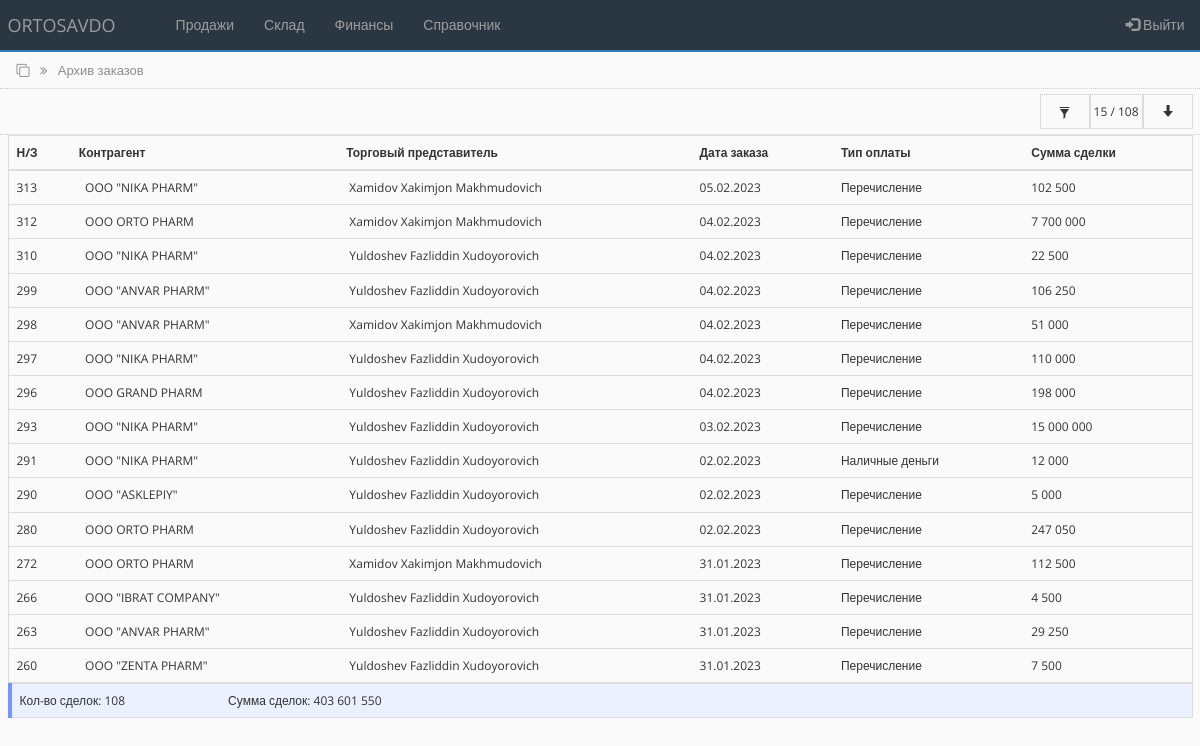
Screenshot of /archive_order.php (signed in) with the database file from the repository.
### tables this page shows
CREATE TABLE `main_ord_tbl` (
  `id` int(100) NOT NULL,
  `contractor` varchar(250) NOT NULL,
  `sale_agent` varchar(250) NOT NULL,
  `ord_date` date NOT NULL,
  `payment_type` varchar(250) NOT NULL,
  `transaction_amount` int(100) NOT NULL,
  `order_status` int(100) NOT NULL DEFAULT '0'
);

CREATE TABLE `counterparties_tbl` (
  `id` int(255) NOT NULL,
  `name` varchar(250) NOT NULL,
  `alternative_name` varchar(250) NOT NULL,
  `inn` varchar(255) NOT NULL,
  `nds` varchar(255) NOT NULL,
  `raschetny_schet` varchar(255) NOT NULL,
  `mfo` varchar(100) NOT NULL,
  `address` varchar(250) NOT NULL,
  `contact` varchar(250) NOT NULL,
  `director` varchar(250) NOT NULL,
  `accountant` varchar(250) NOT NULL
);

CREATE TABLE `users_tbl` (
  `id` int(100) NOT NULL,
  `name` varchar(255) NOT NULL,
  `surname` varchar(255) NOT NULL,
  `fathername` varchar(255) NOT NULL,
  `login` varchar(255) NOT NULL,
  `pass` varchar(255) NOT NULL,
  `role` varchar(255) NOT NULL,
  `status` varchar(255) NOT NULL
);

### bot_lib.php (called while the page is built, shortened)
<?php
function get_user($connect, $user_id){
	$query = "SELECT * FROM users_tbl WHERE id='$user_id'";
	$result = mysqli_query($connect, $query);
	$user = mysqli_fetch_assoc($result);
	return $user;
}
function get_contractor($connect, $contractor_id){
	$query = "SELECT * FROM counterparties_tbl WHERE id='$contractor_id'";
	$result = mysqli_query($connect, $query);
	$contractor = mysqli_fetch_assoc($result);
	return $contractor;
}
?>

### archive_order.php (the view, shortened to what this page needs)
<?php
include('settings.php');
include('bot_lib.php');
$limit = 15;
if (isset($_POST['id_contractor']) AND isset($_POST['from_date']) AND isset($_POST['to_date'])) {
    $id_cont = $_POST['id_contractor'];
    $fr_date = $_POST['from_date'];
    $to_date = $_POST['to_date'];
    $bg_sts = '#ebf0ff';
    $display_sts = 'none';
    $display_sts_filer_on = 'true';
     $query = "SELECT * FROM main_ord_tbl WHERE contractor = '$id_cont' AND order_status='1' AND ord_date >= '$fr_date' AND ord_date <= '$to_date' ORDER BY id DESC";
     $all_debt_query = "SELECT sum(transaction_amount) as all_debt, count(id) as allcount FROM main_ord_tbl WHERE contractor = '$id_cont' AND order_status='1' AND ord_date >= '$fr_date' AND ord_date <= '$to_date' ORDER BY id DESC";
 }
 else {
     $query = "SELECT * FROM main_ord_tbl WHERE order_status='1' ORDER BY id desc LIMIT 0,".$limit;
     $all_debt_query = "SELECT sum(transaction_amount) as all_debt, count(id) as allcount FROM main_ord_tbl WHERE order_status='1'";
 }
$all_debt_result = mysqli_query ($connect, $all_debt_query);
$all_debt_fetch = mysqli_fetch_array($all_debt_result);
$all_debt = $all_debt_fetch['all_debt'];
$all_count = $all_debt_fetch['allcount'];
$rs_result = mysqli_query ($connect, $query);
?>
<!DOCTYPE html>
<html lang="en">
<head>
    <link rel="stylesheet" href="https://maxcdn.bootstrapcdn.com/bootstrap/3.4.1/css/bootstrap.min.css">
    <link rel="stylesheet" href="https://cdnjs.cloudflare.com/ajax/libs/font-awesome/4.7.0/css/font-awesome.min.css">
    <link rel="stylesheet" href="css/bootstrap-grid.min.css">
    <link rel="stylesheet" href="https://cdnjs.cloudflare.com/ajax/libs/selectize.js/0.15.2/css/selectize.default.min.css" />
    <link rel="stylesheet" href="css/style.css">
</head>
<body>
<?php include 'partSite/nav.php'; ?>
<div class="page_name">
    <div class="container-fluid">
        <i class="fa fa-clone" aria-hidden="true"></i>
        <i class="fa fa-angle-double-right right_cus"></i>
        <span class="right_cus">Архив заказов</span>
    </div>
</div>
<div class="toolbar">
        <div class="container-fluid">
            <div class="toolbar_wrapper">
                <div class="filter-container">
                        <div style="background-color:<?php echo $bg_sts;?>" class="filter-container-item first" data-toggle="modal" data-target="#filter">
                        <span class="glyphicon glyphicon-filter"></span>
                        </div>
                        <div style="display:<?php echo $display_sts;?>" class="filter-container-item">
                            <span><span id="row_c"><?php echo $limit; ?></span> / <?php echo $all_count; ?></span>
                        </div>
                        <div style="display:<?php echo $display_sts;?>" class="filter-container-item">
                            <div class="loadmore">
                                <button class="btn btn-outline-info" type="button" id="loadBtn" value="+10"><span class="glyphicon glyphicon-arrow-down"></span></button>
                            </div>
                        </div>
                    </div>
            </div>
        </div>
</div>
<div class="all_table">
    <div class="container-fluid">
        <table class="table table-hover" style="border-collapse:collapse;">
        <thead>
            <tr>
                <th scope="col">Н/З</th>
                <th scope="col">Контрагент</th>
                <th scope="col">Торговый представитель</th>
                <th scope="col">Дата заказа</th>
                <th scope="col">Тип оплаты</th>
                <th scope="col">Сумма сделки</th>
            </tr>
        </thead>
        <tbody class="postList">
<?php
    $i = 0;
    while ($row = mysqli_fetch_array($rs_result)) {
    $i++;
?>
        <tr data-toggle="collapse" data-target="#row<?php echo $i;?>" aria-expanded="true" class="accordion-toggle">
            <td><?php echo $row["id"]; ?></td>
            <td><?php $user = get_contractor($connect, $row["contractor"]);?>&nbsp;<?php echo $user["surname"]; ?>&nbsp;<?php echo $user["name"]; ?>&nbsp;<?php echo $user["fathername"]; ?></td>
            <td><?php $user = get_user($connect, $row["sale_agent"]);?>&nbsp;<?php echo $user["surname"]; ?>&nbsp;<?php echo $user["name"]; ?>&nbsp;<?php echo $user["fathername"]; ?></td>
            <td><?php echo $date = date("d.m.Y", strtotime($row["ord_date"])); ?></td>
            <td><?php echo $row["payment_type"]; ?></td>
            <td><?php echo number_format($row['transaction_amount'], 0, '.', ' '); ?></td>
        </tr>
<?php
    };
?>
        </tbody>
        </table>
        <table class="table" style="background-color:#ebf0ff; border-left: 4px solid #7396ff;">
            <tr>
                <td style="text-align:left;">Кол-во сделок: <?php echo number_format($all_count, 0, ',', ' '); ?>
                <span style="margin-left:100px;">Сумма сделок: <?php echo number_format($all_debt, 0, ',', ' '); ?></span>
                </td>
                <td style="text-align:left;"></td>
            </tr>
        </table>
    </div>
</div>
</body>
</html>

### css/style.css (style rules this page uses)
* { box-sizing:border-box;margin:0;padding:0;transition:all 0.01s }
body { background-color:#FAFAFB;font-family:"Open Sans",sans-serif;font-size:12px }
.page_name { width:100%;height:37px;padding:9px;margin-top:-20px;border-bottom:1px dotted #CDCDCD;color:#8d8d8d;font-size:13px }
.right_cus { margin-left:7px }
.toolbar { width:100%;height:46px;margin:0;padding:5px 0;border-bottom:1px dotted #CDCDCD }
.toolbar .btn { text-transform:uppercase;font-size:12px }
.table { border-collapse:collapse;border:1px solid #dddddd;margin-bottom:0px;padding-top:10px }
.toolbar_wrapper { width:100%;display:flex;justify-content:space-between;align-items:center }
.filter-container { min-height:35px;display:grid;grid-template-columns:auto auto auto;align-items:center;justify-content:end;background-color:#fafafb }
.filter-container .first { cursor:pointer }
.filter-container-item { display:flex;align-items:center;justify-content:center;min-width:50px;height:100%;padding:0 3px;border:1px solid #dddddd }
.filter-container-item button { width:100%;background-color:#fafafb;outline:none !important }

### rows the page displays
main_ord_tbl: id "313", counterparties_tbl.name "OOO \"NIKA PHARM\"", users_tbl.surname "Xamidov", users_tbl.name "Xakimjon", users_tbl.fathername "Makhmudovich", ord_date "05.02.2023", payment_type "Перечисление", transaction_amount "102 500"
main_ord_tbl: id "312", counterparties_tbl.name "OOO ORTO PHARM", users_tbl.surname "Xamidov", users_tbl.name "Xakimjon", users_tbl.fathername "Makhmudovich", ord_date "04.02.2023", payment_type "Перечисление", transaction_amount "7 700 000"
main_ord_tbl: id "310", counterparties_tbl.name "OOO \"NIKA PHARM\"", users_tbl.surname "Yuldoshev", users_tbl.name "Fazliddin", users_tbl.fathername "Xudoyorovich", ord_date "04.02.2023", payment_type "Перечисление", transaction_amount "22 500"
main_ord_tbl: id "299", counterparties_tbl.name "OOO \"ANVAR PHARM\"", users_tbl.surname "Yuldoshev", users_tbl.name "Fazliddin", users_tbl.fathername "Xudoyorovich", ord_date "04.02.2023", payment_type "Перечисление", transaction_amount "106 250"
main_ord_tbl: id "298", counterparties_tbl.name "OOO \"ANVAR PHARM\"", users_tbl.surname "Xamidov", users_tbl.name "Xakimjon", users_tbl.fathername "Makhmudovich", ord_date "04.02.2023", payment_type "Перечисление", transaction_amount "51 000"
main_ord_tbl: id "297", counterparties_tbl.name "OOO \"NIKA PHARM\"", users_tbl.surname "Yuldoshev", users_tbl.name "Fazliddin", users_tbl.fathername "Xudoyorovich", ord_date "04.02.2023", payment_type "Перечисление", transaction_amount "110 000"
main_ord_tbl: id "296", counterparties_tbl.name "OOO GRAND PHARM", users_tbl.surname "Yuldoshev", users_tbl.name "Fazliddin", users_tbl.fathername "Xudoyorovich", ord_date "04.02.2023", payment_type "Перечисление", transaction_amount "198 000"
main_ord_tbl: id "293", counterparties_tbl.name "OOO \"NIKA PHARM\"", users_tbl.surname "Yuldoshev", users_tbl.name "Fazliddin", users_tbl.fathername "Xudoyorovich", ord_date "03.02.2023", payment_type "Перечисление", transaction_amount "15 000 000"
main_ord_tbl: id "291", counterparties_tbl.name "OOO \"NIKA PHARM\"", users_tbl.surname "Yuldoshev", users_tbl.name "Fazliddin", users_tbl.fathername "Xudoyorovich", ord_date "02.02.2023", payment_type "Наличные деньги", transaction_amount "12 000"
main_ord_tbl: id "290", counterparties_tbl.name "OOO \"ASKLEPIY\"", users_tbl.surname "Yuldoshev", users_tbl.name "Fazliddin", users_tbl.fathername "Xudoyorovich", ord_date "02.02.2023", payment_type "Перечисление", transaction_amount "5 000"
main_ord_tbl: id "280", counterparties_tbl.name "OOO ORTO PHARM", users_tbl.surname "Yuldoshev", users_tbl.name "Fazliddin", users_tbl.fathername "Xudoyorovich", ord_date "02.02.2023", payment_type "Перечисление", transaction_amount "247 050"
main_ord_tbl: id "272", counterparties_tbl.name "OOO ORTO PHARM", users_tbl.surname "Xamidov", users_tbl.name "Xakimjon", users_tbl.fathername "Makhmudovich", ord_date "31.01.2023", payment_type "Перечисление", transaction_amount "112 500"
main_ord_tbl: id "266", counterparties_tbl.name "OOO \"IBRAT COMPANY\"", users_tbl.surname "Yuldoshev", users_tbl.name "Fazliddin", users_tbl.fathername "Xudoyorovich", ord_date "31.01.2023", payment_type "Перечисление", transaction_amount "4 500"
main_ord_tbl: id "263", counterparties_tbl.name "OOO \"ANVAR PHARM\"", users_tbl.surname "Yuldoshev", users_tbl.name "Fazliddin", users_tbl.fathername "Xudoyorovich", ord_date "31.01.2023", payment_type "Перечисление", transaction_amount "29 250"
main_ord_tbl: id "260", counterparties_tbl.name "OOO \"ZENTA PHARM\"", users_tbl.surname "Yuldoshev", users_tbl.name "Fazliddin", users_tbl.fathername "Xudoyorovich", ord_date "31.01.2023", payment_type "Перечисление", transaction_amount "7 500"

### other values shown
$limit "15"
$all_count "108"
$all_debt "403 601 550"
